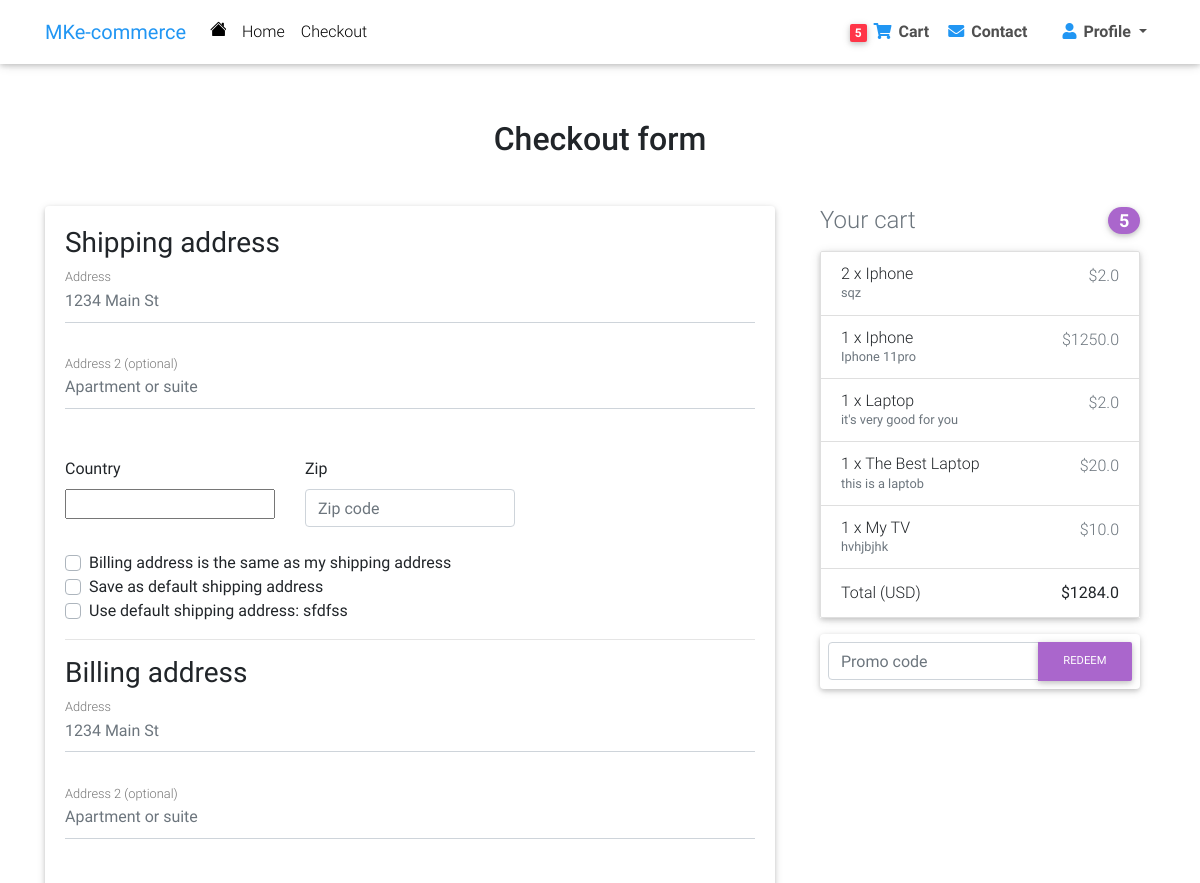
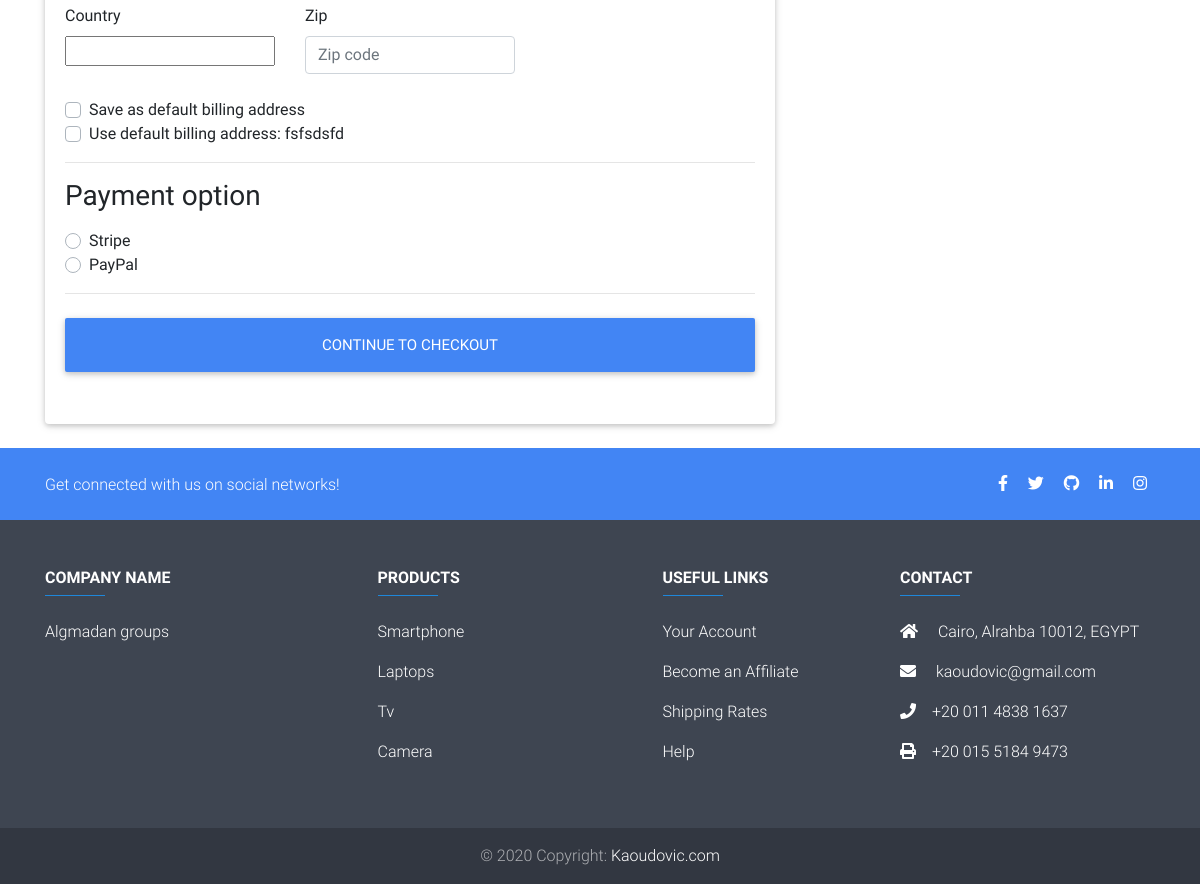
Page /checkout/ (signed in) on the committed database (2 pictures, top to bottom).
### core/models.py (models this page shows, shortened)
class Order(models.Model):
    user = models.ForeignKey(settings.AUTH_USER_MODEL,
                             on_delete=models.CASCADE)
    ref_code = models.CharField(max_length=20, blank=True, null=True)
    items = models.ManyToManyField(OrderItem)
    start_date = models.DateTimeField(auto_now_add=True)
    ordered_date = models.DateTimeField()
    ordered = models.BooleanField(default=False)
    shipping_address = models.ForeignKey(
        'Address', related_name='shipping_address', on_delete=models.SET_NULL, blank=True, null=True)
    billing_address = models.ForeignKey(
        'Address', related_name='billing_address', on_delete=models.SET_NULL, blank=True, null=True)
    payment = models.ForeignKey(
        'Payment', on_delete=models.SET_NULL, blank=True, null=True)
    coupon = models.ForeignKey(
        'Coupon', on_delete=models.SET_NULL, blank=True, null=True)
    being_delivered = models.BooleanField(default=False)
    received = models.BooleanField(default=False)
    refund_requested = models.BooleanField(default=False)
    refund_granted = models.BooleanField(default=False)
    '''
    1. Item added to cart
    2. Adding a billing address
    (Failed checkout)
    3. Payment
    (Preprocessing, processing, packaging etc.)
    4. Being delivered
    5. Received
    6. Refunds
    '''
    def get_total(self):
        total = 0
        for order_item in self.items.all():
            total += order_item.get_final_price()
        if self.coupon:
            total -= self.coupon.amount
        return total

class Address(models.Model):
    user = models.ForeignKey(settings.AUTH_USER_MODEL,
                             on_delete=models.CASCADE)
    street_address = models.CharField(max_length=100)
    apartment_address = models.CharField(max_length=100)
    country = CountryField(multiple=False)
    zip = models.CharField(max_length=100)
    address_type = models.CharField(max_length=1, choices=ADDRESS_CHOICES)
    default = models.BooleanField(default=False)
    class Meta:
        verbose_name_plural = 'Addresses'

class OrderItem(models.Model):
    user = models.ForeignKey(settings.AUTH_USER_MODEL,
                             on_delete=models.CASCADE)
    ordered = models.BooleanField(default=False)
    item = models.ForeignKey(Item, on_delete=models.CASCADE)
    quantity = models.IntegerField(default=1)
    def get_total_item_price(self):
        return self.quantity * self.item.price
    def get_total_discount_item_price(self):
        return self.quantity * self.item.discount_price
    def get_final_price(self):
        if self.item.discount_price:
            return self.get_total_discount_item_price()
        return self.get_total_item_price()

class Item(models.Model):
    title = models.CharField(max_length=100)
    price = models.FloatField()
    discount_price = models.FloatField(blank=True, null=True)
    category = models.CharField(choices=CATEGORY_CHOICES, max_length=2)
    label = models.CharField(choices=LABEL_CHOICES, max_length=1)
    slug = models.SlugField()
    description = models.TextField()
    image = models.ImageField()

### core/views.py (the view, shortened to what this page needs)
# urls.py: path('checkout/', CheckoutView.as_view(), name='checkout'),
class CheckoutView(View):
    def get(self, *args, **kwargs):
        try:
            order = Order.objects.get(user=self.request.user, ordered=False)
            form = CheckoutForm()
            context = {
                'form': form,
                'couponform': CouponForm(),
                'order': order,
                'DISPLAY_COUPON_FORM': True
            }
            shipping_address_qs = Address.objects.filter(
                user=self.request.user,
                address_type='S',
                default=True
            )
            if shipping_address_qs.exists():
                context.update(
                    {'default_shipping_address': shipping_address_qs[0]})
            billing_address_qs = Address.objects.filter(
                user=self.request.user,
                address_type='B',
                default=True
            )
            if billing_address_qs.exists():
                context.update(
                    {'default_billing_address': billing_address_qs[0]})
            return render(self.request, "checkout.html", context)
        except ObjectDoesNotExist:
            messages.info(self.request, "You do not have an active order")
            return redirect("core:checkout")

### core/forms.py
class CheckoutForm(forms.Form):
    shipping_address = forms.CharField(required=False)
    shipping_address2 = forms.CharField(required=False)
    shipping_country = CountryField(blank_label='(select country)').formfield(
        required=False,
        widget=CountrySelectWidget(attrs={
            'class': 'custom-select d-block w-100',
        }))
    shipping_zip = forms.CharField(required=False)
    billing_address = forms.CharField(required=False)
    billing_address2 = forms.CharField(required=False)
    billing_country = CountryField(blank_label='(select country)').formfield(
        required=False,
        widget=CountrySelectWidget(attrs={
            'class': 'custom-select d-block w-100',
        }))
    billing_zip = forms.CharField(required=False)
    same_billing_address = forms.BooleanField(required=False)
    set_default_shipping = forms.BooleanField(required=False)
    use_default_shipping = forms.BooleanField(required=False)
    set_default_billing = forms.BooleanField(required=False)
    use_default_billing = forms.BooleanField(required=False)
    payment_option = forms.ChoiceField(
        widget=forms.RadioSelect, choices=PAYMENT_CHOICES)

class CouponForm(forms.Form):
    code = forms.CharField(widget=forms.TextInput(attrs={
        'class': 'form-control',
        'placeholder': 'Promo code',
        'aria-label': 'Recipient\'s username',
        'aria-describedby': 'basic-addon2'
    }))

### core/templatetags/cart_template_tags.py (called while the page is built)
@register.filter
def cart_item_count(user):
    if user.is_authenticated:
        qs = Order.objects.filter(user=user, ordered=False)
        if qs.exists():
            return qs[0].items.count()
    return 0

### templates/checkout.html (shortened to what this page needs)
{% extends "base.html" %}
{% load crispy_forms_tags %}
{% block content %}
  <main >
    <div class="container wow fadeIn">
      <h2 class="my-5 h2 text-center">Checkout form</h2>
      <div class="row">
        <div class="col-md-8 mb-4">
          <div class="card">
            <form method="POST" class="card-body">
              <h3>Shipping address</h3>
              <div class='hideable_shipping_form'>
                <div class="md-form mb-5">
                  <input type='text' placeholder='1234 Main St' id='shipping_address' name='shipping_address' class='form-control' />
                  <label for="shipping_address" class="">Address</label>
                </div>
                <div class="md-form mb-5">
                  <input type='text' placeholder='Apartment or suite' id='shipping_address2' name='shipping_address2' class='form-control' />
                  <label for="shipping_address2" class="">Address 2 (optional)</label>
                </div>
                <div class="row">
                  <div class="col-lg-4 col-md-12 mb-4">
                    <label for="country">Country</label>
                    {{ form.shipping_country }}
                  </div>
                  <div class="col-lg-4 col-md-6 mb-4">
                    <label for="shipping_zip">Zip</label>
                    <input type='text' placeholder='Zip code' id='shipping_zip' name='shipping_zip' class='form-control' />
                  </div>
                </div>
                <div class="custom-control custom-checkbox">
                  <label class="custom-control-label" for="same_billing_address">Billing address is the same as my shipping address</label>
                </div>
                <div class="custom-control custom-checkbox">
                  <label class="custom-control-label" for="set_default_shipping">Save as default shipping address</label>
                </div>
              </div>
              {% if default_shipping_address %}
              <div class="custom-control custom-checkbox">
                <label class="custom-control-label" for="use_default_shipping">Use default shipping address: {{ default_shipping_address.street_address|truncatechars:10 }}</label>
              </div>
              {% endif %}
              <hr>
              <h3>Billing address</h3>
              <div class='hideable_billing_form'>
                <div class="md-form mb-5">
                  <input type='text' placeholder='1234 Main St' id='billing_address' name='billing_address' class='form-control' />
                  <label for="billing_address" class="">Address</label>
                </div>
                <div class="md-form mb-5">
                  <input type='text' placeholder='Apartment or suite' id='billing_address2' name='billing_address2' class='form-control' />
                  <label for="billing_address2" class="">Address 2 (optional)</label>
                </div>
                <div class="row">
                  <div class="col-lg-4 col-md-12 mb-4">
                    <label for="country">Country</label>
                    {{ form.billing_country }}
                  </div>
                  <div class="col-lg-4 col-md-6 mb-4">
                    <label for="billing_zip">Zip</label>
                    <input type='text' placeholder='Zip code' id='billing_zip' name='billing_zip' class='form-control' />
                  </div>
                </div>
                <div class="custom-control custom-checkbox">
                  <label class="custom-control-label" for="set_default_billing">Save as default billing address</label>
                </div>
              </div>
              {% if default_billing_address %}
              <div class="custom-control custom-checkbox">
                <label class="custom-control-label" for="use_default_billing">Use default billing address: {{ default_billing_address.street_address|truncatechars:10 }}</label>
              </div>
              {% endif %}
              <hr>
              <h3>Payment option</h3>
              <div class="d-block my-3">
                {% for value, name in form.fields.payment_option.choices %}
                <div class="custom-control custom-radio">
                  <label class="custom-control-label" for="{{ name }}">{{ name }}</label>
                </div>
                {% endfor %}
              </div>
              <hr class="mb-4">
              <button class="btn btn-primary btn-lg btn-block" type="submit">Continue to checkout</button>
            </form>
          </div>
        </div>
        <div class="col-md-4 mb-4">
          {% include "order_snippet.html" %}
        </div>
      </div>
    </div>
  </main>
{% endblock content %}

### templates/navbar.html (shortened to what this page needs)
{% load cart_template_tags %}
<nav class="navbar fixed-top navbar-expand-lg navbar-light white scrolling-navbar">
    <div class="container" >
      <a class="navbar-brand waves-effect" href="/">
        <strong class="blue-text">MKe-commerce</strong>
      </a>
      <div class="collapse navbar-collapse" id="navbarSupportedContent">
        <ul class="navbar-nav mr-auto">
            <li class="nav-item ">
                 <a class="nav-link" href="/"></a>
          </li>
           <li class="nav-item ">
            <a class="nav-link waves-effect" href="/">Home
            </a>
          </li>
          <li class="nav-item">
            <a class="nav-link waves-effect" href="/checkout">
            Checkout</a>
          </li>
        </ul>
        <ul class="navbar-nav nav-flex-icons">
          {% if request.user.is_authenticated %}
          <li class="nav-item ">
              <a class="nav-link dark-grey-text font-weight-bold" href="{% url 'core:order-summary' %}"><span
                  class="badge danger-color">{{ request.user|cart_item_count }}</span> <i class="fas fa-shopping-cart blue-text" aria-hidden="true"></i>
                <span class="clearfix d-none d-sm-inline-block">Cart</span></a>
            </li>
          <li class="nav-item">
            <a class="nav-link waves-effect waves-light dark-grey-text font-weight-bold" href="/conect"><i class="fas fa-envelope blue-text"></i> Contact <span class="sr-only">(current)</span></a>
          </li>
          <li class="nav-item dropdown ml-3">
              <a class="nav-link dropdown-toggle waves-effect waves-light dark-grey-text font-weight-bold" id="navbarDropdownMenuLink-4"
                data-toggle="dropdown" aria-haspopup="true" aria-expanded="false"><i class="fas fa-user blue-text"></i>
                Profile </a>
            </li>
          {% endif %}
        </ul>
      </div>
    </div>
  </nav>

### templates/order_snippet.html (shortened to what this page needs)
<div class="col-md-12 mb-4">
    <h4 class="d-flex justify-content-between align-items-center mb-3">
    <span class="text-muted">Your cart</span>
    <span class="badge badge-secondary badge-pill">{{ order.items.count }}</span>
    </h4>
    <ul class="list-group mb-3 z-depth-1">
    {% for order_item in order.items.all %}
    <li class="list-group-item d-flex justify-content-between lh-condensed">
        <div>
        <h6 class="my-0">{{ order_item.quantity }} x {{ order_item.item.title}}</h6>
        <small class="text-muted">{{ order_item.item.description}}</small>
        </div>
        <span class="text-muted">${{ order_item.get_final_price }}</span>
    </li>
    {% endfor %}
    <li class="list-group-item d-flex justify-content-between">
        <span>Total (USD)</span>
        <strong>${{ order.get_total }}</strong>
    </li>
    </ul>
    {% if DISPLAY_COUPON_FORM %}
    <form class="card p-2" action="{% url 'core:add-coupon' %}" method="POST">
        <div class="input-group">
            {{ couponform.code }}
            <div class="input-group-append">
            <button class="btn btn-secondary btn-md waves-effect m-0" type="submit">Redeem</button>
            </div>
        </div>
    </form>
    {% endif %}
</div>

### templates/base.html (style rules this page uses)
html, body, header, .carousel { height: 60vh; }

### rows in the picture
Address: street_address "sfdfss"
Address: street_address "fsfsdsfd"
Order: items.count "5", get_total "1284.0"
OrderItem: quantity "2", item "Iphone", item.description "sqz", get_final_price "2.0"
OrderItem: quantity "1", item "Iphone", item.description "Iphone 11pro", get_final_price "1250.0"
OrderItem: quantity "1", item "Laptop", item.description "it's very good for you", get_final_price "2.0"
OrderItem: quantity "1", item "The Best Laptop", item.description "this is a laptob", get_final_price "20.0"
OrderItem: quantity "1", item "My TV", item.description "hvhjbjhk", get_final_price "10.0"

### other values in the picture
{{ request.user|cart_item_count }} "5"
{{ name }} "Stripe" "PayPal"
